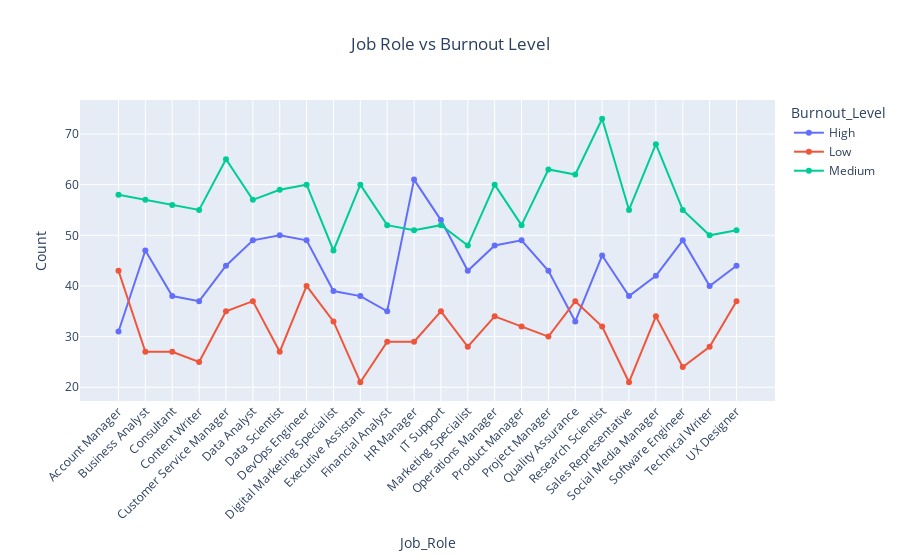

This figure's notebook cell:
### Code cell
fig = px.line( df_count, x='Job_Role',y='Count',color='Burnout_Level',  markers=True,          
    title=' Job Role vs Burnout Level')

fig.update_layout(
    title_x=0.5,
    xaxis_tickangle=-45
)

fig.show()

### Figure 1 — Plotly figure (JSON) as saved in the notebook; plotly's stock layout.template omitted (floating-point values rounded to 4 significant figures)
{"data": [{"hovertemplate": "Burnout_Level=High<br>Job_Role=%{x}<br>Count=%{y}<extra></extra>", "legendgroup": "High", "line": {"color": "#636efa", "dash": "solid"}, "marker": {"symbol": "circle"}, "mode": "lines+markers", "name": "High", "orientation": "v", "showlegend": true, "type": "scatter", "x": ["Account Manager", "Business Analyst", "Consultant", "Content Writer", "Customer Service Manager", "Data Analyst", "Data Scientist", "DevOps Engineer", "Digital Marketing Specialist", "Executive Assistant", "Financial Analyst", "HR Manager", "IT Support", "Marketing Specialist", "Operations Manager", "Product Manager", "Project Manager", "Quality Assurance", "Research Scientist", "Sales Representative", "Social Media Manager", "Software Engineer", "Technical Writer", "UX Designer"], "xaxis": "x", "y": [31, 47, 38, 37, 44, 49, 50, 49, 39, 38, 35, 61, 53, 43, 48, 49, 43, 33, 46, 38, 42, 49, 40, 44], "yaxis": "y"}, {"hovertemplate": "Burnout_Level=Low<br>Job_Role=%{x}<br>Count=%{y}<extra></extra>", "legendgroup": "Low", "line": {"color": "#EF553B", "dash": "solid"}, "marker": {"symbol": "circle"}, "mode": "lines+markers", "name": "Low", "orientation": "v", "showlegend": true, "type": "scatter", "x": ["Account Manager", "Business Analyst", "Consultant", "Content Writer", "Customer Service Manager", "Data Analyst", "Data Scientist", "DevOps Engineer", "Digital Marketing Specialist", "Executive Assistant", "Financial Analyst", "HR Manager", "IT Support", "Marketing Specialist", "Operations Manager", "Product Manager", "Project Manager", "Quality Assurance", "Research Scientist", "Sales Representative", "Social Media Manager", "Software Engineer", "Technical Writer", "UX Designer"], "xaxis": "x", "y": [43, 27, 27, 25, 35, 37, 27, 40, 33, 21, 29, 29, 35, 28, 34, 32, 30, 37, 32, 21, 34, 24, 28, 37], "yaxis": "y"}, {"hovertemplate": "Burnout_Level=Medium<br>Job_Role=%{x}<br>Count=%{y}<extra></extra>", "legendgroup": "Medium", "line": {"color": "#00cc96", "dash": "solid"}, "marker": {"symbol": "circle"}, "mode": "lines+markers", "name": "Medium", "orientation": "v", "showlegend": true, "type": "scatter", "x": ["Account Manager", "Business Analyst", "Consultant", "Content Writer", "Customer Service Manager", "Data Analyst", "Data Scientist", "DevOps Engineer", "Digital Marketing Specialist", "Executive Assistant", "Financial Analyst", "HR Manager", "IT Support", "Marketing Specialist", "Operations Manager", "Product Manager", "Project Manager", "Quality Assurance", "Research Scientist", "Sales Representative", "Social Media Manager", "Software Engineer", "Technical Writer", "UX Designer"], "xaxis": "x", "y": [58, 57, 56, 55, 65, 57, 59, 60, 47, 60, 52, 51, 52, 48, 60, 52, 63, 62, 73, 55, 68, 55, 50, 51], "yaxis": "y"}], "layout": {"autosize": true, "legend": {"title": {"text": "Burnout_Level"}, "tracegroupgap": 0}, "title": {"text": " Job Role vs Burnout Level", "x": 0.5}, "xaxis": {"anchor": "y", "autorange": true, "domain": [0, 1], "range": [-1.399, 24.4], "tickangle": -45, "title": {"text": "Job_Role"}, "type": "category"}, "yaxis": {"anchor": "x", "autorange": true, "domain": [0, 1], "range": [15.3, 78.7], "title": {"text": "Count"}, "type": "linear"}}}
